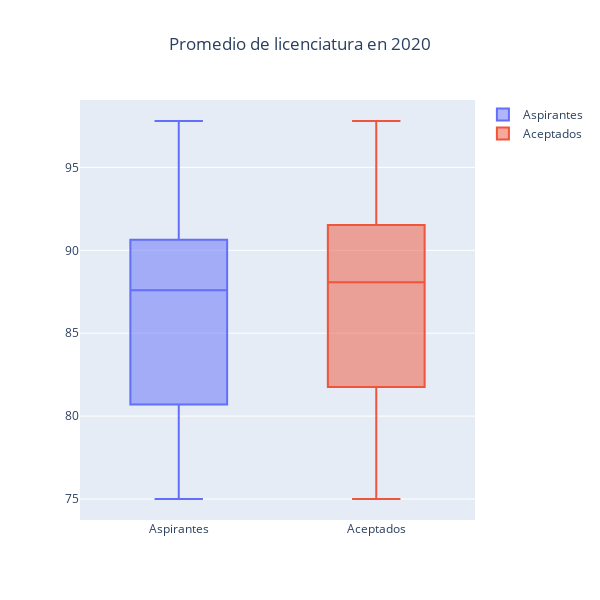
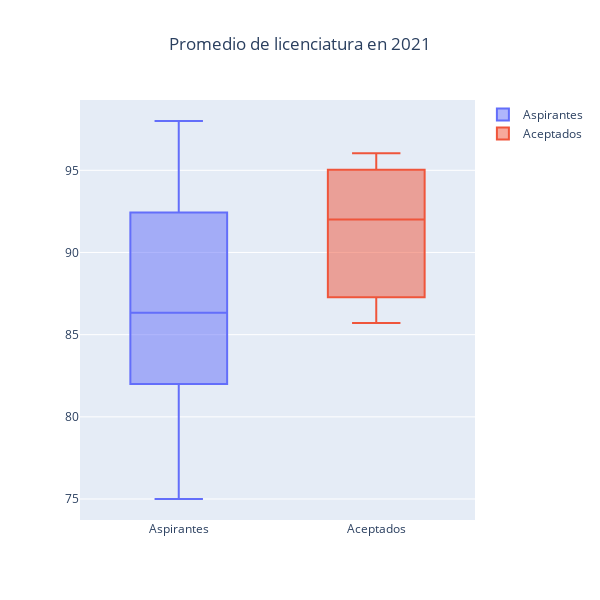
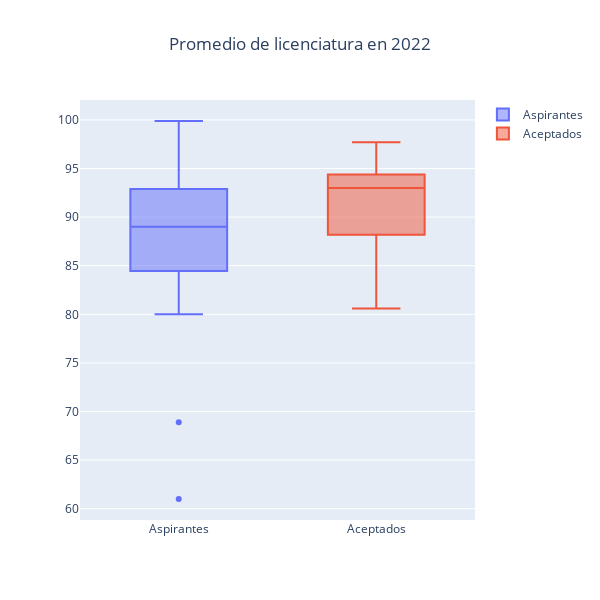
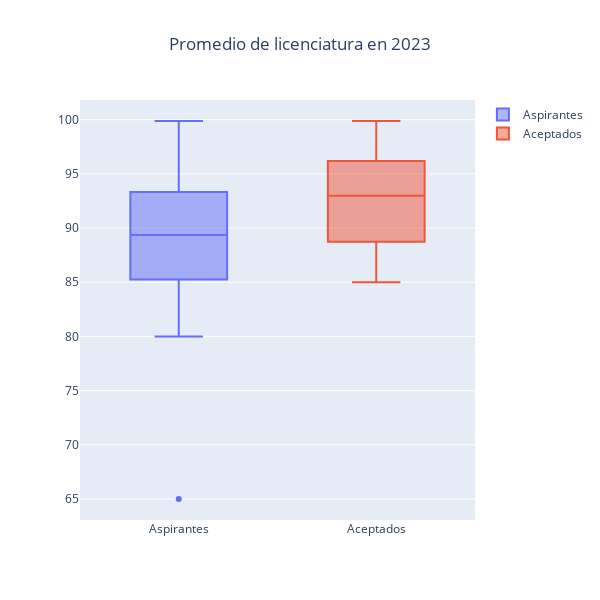

Notebook code for these charts, in order:
### Code cell
# Repetimos el proceso anterior para cada año

for anio in anios:
    dftotal = df[df['Anio'] == anio]
    dfaceptados = dftotal[dftotal['Aceptado'] == 'VERDADERO']
    fig = make_subplots(
        rows=1, cols=1,
    )

    fig.add_trace(go.Box(y = dftotal['Licenciatura: Promedio'], name = 'Aspirantes'))
    fig.add_trace(go.Box(y = dfaceptados['Licenciatura: Promedio'], name = 'Aceptados'))

    fig.update_layout(height=600, width=600, title_text=f'Promedio de licenciatura en {anio}', title_x = 0.5)

    fig.show()

    del(dftotal)
    del(dfaceptados)

### Figure 1 — Plotly figure (JSON) as saved in the notebook; plotly's stock layout.template omitted (floating-point values rounded to 4 significant figures)
{"data": [{"name": "Aspirantes", "type": "box", "y": [97, 93, 91, 80.7, 90.3, 97.8, 78.79, 83, 93, 90.64, 92, 88, 75, 93, 82, 89.4, 75, 83, 80, 81, 84, 90, 82.5, 91.05, 83.38, 79.72, 87.2, 88.16, 77.79, 77.79, 87.98, 80, 90.28, 88.8]}, {"name": "Aceptados", "type": "box", "y": [97, 93, 80.7, 90.3, 97.8, 93, 92, 75, 89.4, 83, 80, 81, 90, 82.5, 91.05, 83.38, 79.72, 87.2, 88.16, 87.98]}], "layout": {"height": 600, "title": {"text": "Promedio de licenciatura en 2020", "x": 0.5}, "width": 600, "xaxis": {"anchor": "y", "domain": [0, 1]}, "yaxis": {"anchor": "x", "domain": [0, 1]}}}

### Figure 2 — Plotly figure (JSON) as saved in the notebook; plotly's stock layout.template omitted (floating-point values rounded to 4 significant figures)
{"data": [{"name": "Aspirantes", "type": "box", "y": [93, 88.16, 87, 86.33, 86, 85, 87, 82.17, 96, 81.15, 90, 80.67, 98, 82, 92, 84, 80, 93, 98, 92, 90.2, 79.32, 82, 93, 90, 80.11, 78.27, 79.65, 79, 92.57, 86, 81.3, 97.75, 97.02, 75, 88, 87.28, 82, 84.96, 92, 84.89, 84.34, 78, 97, 85.71, 93, 96.04]}, {"name": "Aceptados", "type": "box", "y": [92, 85.71, 96.04]}], "layout": {"height": 600, "title": {"text": "Promedio de licenciatura en 2021", "x": 0.5}, "width": 600, "xaxis": {"anchor": "y", "domain": [0, 1]}, "yaxis": {"anchor": "x", "domain": [0, 1]}}}

### Figure 3 — Plotly figure (JSON) as saved in the notebook; plotly's stock layout.template omitted (floating-point values rounded to 4 significant figures)
{"data": [{"name": "Aspirantes", "type": "box", "y": [88, 99.2, 92.2, 82.84, 87.9, 83, 95, 82.4, 80.6, 84, 85, 94, 98.57, 88, 90, 93, 86, 85, 84.3, 81.7, 89, 94, 99.89, 84.98, 90, 94.51, 68.9, 89, 89, 61, 80, 97, 97.71, 90, 89, 92, 90, 93, 97.54, 87, 95, 89, 81, 80.56, 90.2, 85, 93, 93.81, 87, 92.6, 91, 92.48, 82, 92.25, 90.15, 87, 91.2, 82.36, 80.56, 98.57, 90.48, 88.15, 82.4]}, {"name": "Aceptados", "type": "box", "y": [82.84, 87.9, 80.6, 94, 81.7, 94, 94.51, 97, 97.71, 93, 95, 89, 90.2, 93.81, 92.6]}], "layout": {"height": 600, "title": {"text": "Promedio de licenciatura en 2022", "x": 0.5}, "width": 600, "xaxis": {"anchor": "y", "domain": [0, 1]}, "yaxis": {"anchor": "x", "domain": [0, 1]}}}

### Figure 4 — Plotly figure (JSON) as saved in the notebook; plotly's stock layout.template omitted (floating-point values rounded to 4 significant figures)
{"data": [{"name": "Aspirantes", "type": "box", "y": [94, 92, 88, 92, 80.67, 85, 87, 85, 95.4, 88, 87, 95.4, 92.98, 88.85, 86, 85.33, 85, 89, 95, 65, 91.6, 96.46, 84.89, 95.6, 85.23, 96.8, 82.6, 82.47, 83, 92, 92, 86.4, 84.98, 92.28, 94, 95.79, 84, 96.4, 89.18, 81.15, 80.14, 87.15, 89.5, 85.45, 92.57, 80, 96.46, 90.06, 90, 91, 96, 80.19, 89, 90.15, 96.1, 94.7, 97, 89.35, 88, 93, 87.98, 87.98, 99.88, 92, 93.44, 95.04, 83.71, 83.91, 87.56, 97.21, 84.27, 93.75, 94, 86.63, 85.58, 89.35, 83, 91, 85, 92.16, 90, 89.7, 87.74]}, {"name": "Aceptados", "type": "box", "y": [85, 95.4, 95.4, 92.98, 86, 91.6, 96.8, 92.28, 94, 96, 89, 97, 87.98, 99.88, 97.21, 86.63, 90]}], "layout": {"height": 600, "title": {"text": "Promedio de licenciatura en 2023", "x": 0.5}, "width": 600, "xaxis": {"anchor": "y", "domain": [0, 1]}, "yaxis": {"anchor": "x", "domain": [0, 1]}}}
